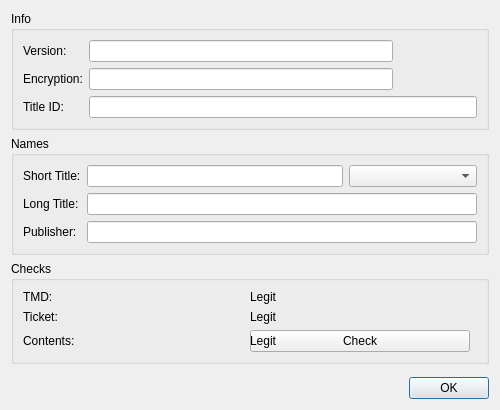
<?xml version="1.0" encoding="UTF-8"?>
<ui version="4.0">
 <class>TitleInfoDialog</class>
 <widget class="QDialog" name="TitleInfoDialog">
  <property name="geometry">
   <rect>
    <x>0</x>
    <y>0</y>
    <width>500</width>
    <height>360</height>
   </rect>
  </property>
  <property name="windowTitle">
   <string>Title Info</string>
  </property>
  <layout class="QVBoxLayout">
   <item>
    <widget class="QGroupBox">
     <property name="title">
      <string>Info</string>
     </property>
     <layout class="QGridLayout">
      <item row="0" column="0">
       <widget class="QLabel">
        <property name="text">
         <string>Version:</string>
        </property>
       </widget>
      </item>
      <item row="0" column="1">
       <widget class="QLineEdit" name="versionLineEdit">
        <property name="readOnly">
         <bool>true</bool>
        </property>
       </widget>
      </item>
      <item row="0" column="2" rowspan="2">
       <widget class="QLabel" name="iconLargeLabel">
        <property name="minimumSize">
         <size>
          <width>48</width>
          <height>48</height>
         </size>
        </property>
        <property name="contextMenuPolicy">
         <enum>Qt::ActionsContextMenu</enum>
        </property>
       </widget>
      </item>
      <item row="0" column="3" rowspan="2">
       <widget class="QLabel" name="iconSmallLabel">
        <property name="minimumSize">
         <size>
          <width>24</width>
          <height>24</height>
         </size>
        </property>
        <property name="contextMenuPolicy">
         <enum>Qt::ActionsContextMenu</enum>
        </property>
       </widget>
      </item>
      <item row="1" column="0">
       <widget class="QLabel">
        <property name="text">
         <string>Encryption:</string>
        </property>
       </widget>
      </item>
      <item row="1" column="1">
       <widget class="QLineEdit" name="encryptionLineEdit">
        <property name="readOnly">
         <bool>true</bool>
        </property>
       </widget>
      </item>
      <item row="2" column="0">
       <widget class="QLabel">
        <property name="text">
         <string>Title ID:</string>
        </property>
       </widget>
      </item>
      <item row="2" column="1" colspan="3">
       <widget class="QLineEdit" name="titleIDLineEdit">
        <property name="readOnly">
         <bool>true</bool>
        </property>
       </widget>
      </item>
     </layout>
    </widget>
   </item>
   <item>
    <widget class="QGroupBox" name="namesGroupBox">
     <property name="title">
      <string>Names</string>
     </property>
     <layout class="QGridLayout" columnstretch="0,20,10">
      <item row="0" column="0">
       <widget class="QLabel">
        <property name="text">
         <string>Short Title:</string>
        </property>
       </widget>
      </item>
      <item row="0" column="1">
       <widget class="QLineEdit" name="shortTitleLineEdit">
        <property name="readOnly">
         <bool>true</bool>
        </property>
       </widget>
      </item>
      <item row="0" column="2">
       <widget class="QComboBox" name="languageComboBox"/>
      </item>
      <item row="1" column="0">
       <widget class="QLabel">
        <property name="text">
         <string>Long Title:</string>
        </property>
       </widget>
      </item>
      <item row="1" column="1" colspan="2">
       <widget class="QLineEdit" name="longTitleLineEdit">
        <property name="readOnly">
         <bool>true</bool>
        </property>
       </widget>
      </item>
      <item row="2" column="0">
       <widget class="QLabel">
        <property name="text">
         <string>Publisher:</string>
        </property>
       </widget>
      </item>
      <item row="2" column="1" colspan="2">
       <widget class="QLineEdit" name="publisherLineEdit">
        <property name="readOnly">
         <bool>true</bool>
        </property>
       </widget>
      </item>
     </layout>
    </widget>
   </item>
   <item>
    <widget class="QGroupBox">
     <property name="title">
      <string>Checks</string>
     </property>
     <layout class="QGridLayout">
      <item row="0" column="0">
       <widget class="QLabel">
        <property name="text">
         <string>TMD:</string>
        </property>
       </widget>
      </item>
      <item row="0" column="1">
       <widget class="QLabel" name="tmdCheckLabel">
        <property name="text">
         <string>Legit</string>
        </property>
       </widget>
      </item>
      <item row="0" column="2">
       <spacer>
        <property name="orientation">
         <enum>Qt::Horizontal</enum>
        </property>
       </spacer>
      </item>
      <item row="1" column="0">
       <widget class="QLabel">
        <property name="text">
         <string>Ticket:</string>
        </property>
       </widget>
      </item>
      <item row="1" column="1">
       <widget class="QLabel" name="ticketCheckLabel">
        <property name="text">
         <string>Legit</string>
        </property>
       </widget>
      </item>
      <item row="1" column="2">
       <spacer>
        <property name="orientation">
         <enum>Qt::Horizontal</enum>
        </property>
       </spacer>
      </item>
      <item row="2" column="0">
       <widget class="QLabel">
        <property name="text">
         <string>Contents:</string>
        </property>
       </widget>
      </item>
      <item row="2" column="1">
       <widget class="QPushButton" name="contentsCheckButton">
        <property name="text">
         <string>Check</string>
        </property>
       </widget>
      </item>
      <item row="2" column="1">
       <widget class="QLabel" name="contentsCheckLabel">
        <property name="visible">
         <bool>false</bool>
        </property>
        <property name="text">
         <string>Legit</string>
        </property>
       </widget>
      </item>
      <item row="2" column="2">
       <spacer>
        <property name="orientation">
         <enum>Qt::Horizontal</enum>
        </property>
       </spacer>
      </item>
     </layout>
    </widget>
   </item>
   <item>
    <spacer>
     <property name="orientation">
      <enum>Qt::Vertical</enum>
     </property>
    </spacer>
   </item>
   <item>
    <widget class="QDialogButtonBox" name="buttonBox">
     <property name="standardButtons">
      <set>QDialogButtonBox::Ok</set>
     </property>
    </widget>
   </item>
  </layout>
 </widget>
</ui>
